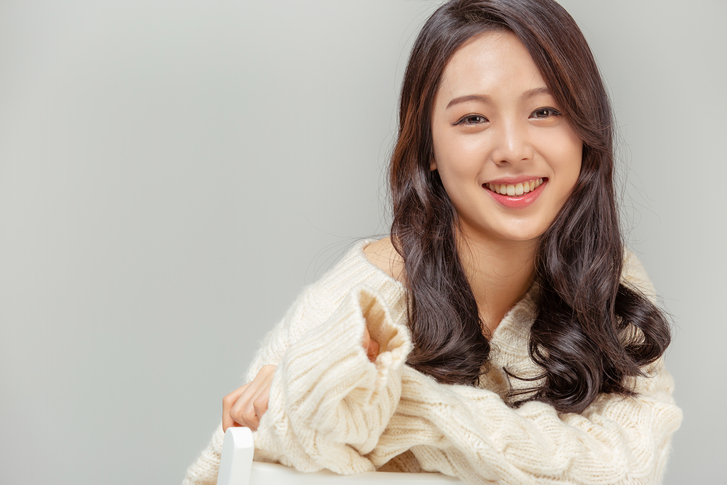
#> input picture class01/homework/ecKim/hw6_/smile3.jpg, 727 x 485 px
$ python Smile.py
#> lines starting #> are read from the running program, lines starting #| are printed output that depends on the picture
import cv2
import numpy as np
img = cv2.imread('smile3.jpg', cv2.IMREAD_GRAYSCALE)
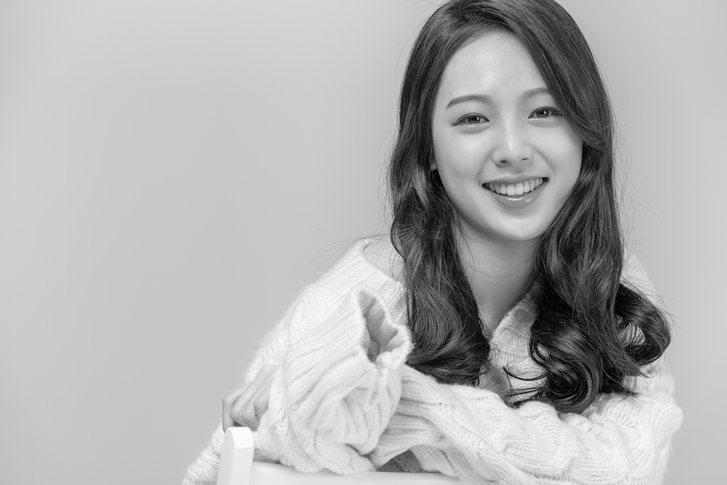
#> img: shape (485, 727); min 0, max 255, mean 178.2
kernel = np.array([[1, 1, 1],[1, -8, 1], [1, 1, 1]])
print(kernel)
output = cv2.filter2D(img, -1, kernel)
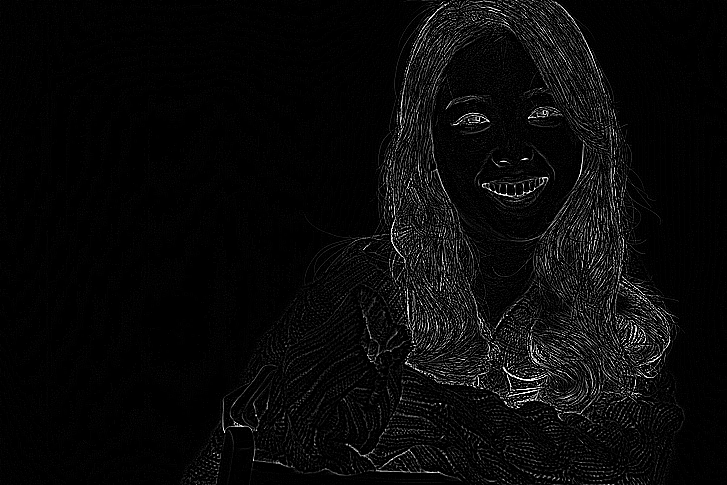
#> output: shape (485, 727); min 0, max 255, mean 9.7
cv2.imshow('edge', output)
cv2.waitKey(0)
